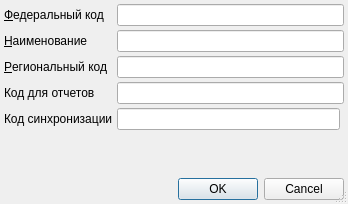
<?xml version="1.0" encoding="UTF-8"?>
<ui version="4.0">
 <class>ItemEditorDialog</class>
 <widget class="QDialog" name="ItemEditorDialog">
  <property name="geometry">
   <rect>
    <x>0</x>
    <y>0</y>
    <width>348</width>
    <height>204</height>
   </rect>
  </property>
  <property name="windowTitle">
   <string>ChangeMe!</string>
  </property>
  <property name="sizeGripEnabled">
   <bool>true</bool>
  </property>
  <layout class="QGridLayout">
   <property name="margin">
    <number>4</number>
   </property>
   <property name="spacing">
    <number>4</number>
   </property>
   <item row="2" column="0">
    <widget class="QLabel" name="lblRegionalCode">
     <property name="text">
      <string>&amp;Региональный код</string>
     </property>
     <property name="buddy">
      <cstring>edtRegionalCode</cstring>
     </property>
    </widget>
   </item>
   <item row="1" column="1" colspan="2">
    <widget class="QLineEdit" name="edtName">
     <property name="maxLength">
      <number>64</number>
     </property>
    </widget>
   </item>
   <item row="3" column="1" colspan="2">
    <widget class="QLineEdit" name="edtFlatCode">
     <property name="maxLength">
      <number>32</number>
     </property>
    </widget>
   </item>
   <item row="4" column="0">
    <widget class="QLabel" name="lblSyncGUID">
     <property name="text">
      <string>Код синхронизации</string>
     </property>
    </widget>
   </item>
   <item row="7" column="0" colspan="3">
    <widget class="QDialogButtonBox" name="buttonBox">
     <property name="orientation">
      <enum>Qt::Horizontal</enum>
     </property>
     <property name="standardButtons">
      <set>QDialogButtonBox::Cancel|QDialogButtonBox::Ok</set>
     </property>
    </widget>
   </item>
   <item row="3" column="0">
    <widget class="QLabel" name="lblFlatCode">
     <property name="text">
      <string>Код для отчетов</string>
     </property>
     <property name="buddy">
      <cstring>edtRegionalCode</cstring>
     </property>
    </widget>
   </item>
   <item row="0" column="0">
    <widget class="QLabel" name="lblCode">
     <property name="text">
      <string>&amp;Федеральный код</string>
     </property>
     <property name="buddy">
      <cstring>edtCode</cstring>
     </property>
    </widget>
   </item>
   <item row="6" column="0" colspan="3">
    <spacer>
     <property name="orientation">
      <enum>Qt::Vertical</enum>
     </property>
     <property name="sizeHint" stdset="0">
      <size>
       <width>307</width>
       <height>16</height>
      </size>
     </property>
    </spacer>
   </item>
   <item row="1" column="0">
    <widget class="QLabel" name="lblName">
     <property name="text">
      <string>&amp;Наименование</string>
     </property>
     <property name="buddy">
      <cstring>edtName</cstring>
     </property>
    </widget>
   </item>
   <item row="0" column="1" colspan="2">
    <widget class="QLineEdit" name="edtCode">
     <property name="maxLength">
      <number>8</number>
     </property>
    </widget>
   </item>
   <item row="2" column="1" colspan="2">
    <widget class="QLineEdit" name="edtRegionalCode">
     <property name="maxLength">
      <number>8</number>
     </property>
    </widget>
   </item>
   <item row="4" column="1">
    <widget class="QLineEdit" name="edtSyncGUID"/>
   </item>
  </layout>
 </widget>
 <tabstops>
  <tabstop>edtCode</tabstop>
  <tabstop>edtName</tabstop>
  <tabstop>edtRegionalCode</tabstop>
  <tabstop>buttonBox</tabstop>
 </tabstops>
 <resources/>
 <connections>
  <connection>
   <sender>buttonBox</sender>
   <signal>accepted()</signal>
   <receiver>ItemEditorDialog</receiver>
   <slot>accept()</slot>
   <hints>
    <hint type="sourcelabel">
     <x>162</x>
     <y>106</y>
    </hint>
    <hint type="destinationlabel">
     <x>117</x>
     <y>106</y>
    </hint>
   </hints>
  </connection>
  <connection>
   <sender>buttonBox</sender>
   <signal>rejected()</signal>
   <receiver>ItemEditorDialog</receiver>
   <slot>reject()</slot>
   <hints>
    <hint type="sourcelabel">
     <x>242</x>
     <y>106</y>
    </hint>
    <hint type="destinationlabel">
     <x>247</x>
     <y>107</y>
    </hint>
   </hints>
  </connection>
 </connections>
</ui>
